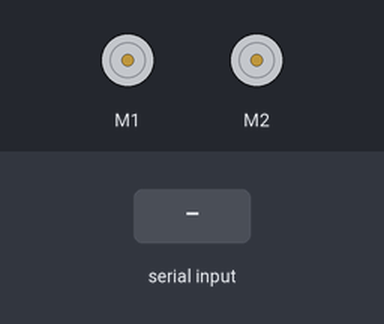
This sketch was run on a simulated Arduino Uno, built with avr-gcc and run on an emulated ATmega328P. On the bench: 2 × DC motor (green arrow = forward, orange = backward, longer = faster). The test bench sets the inputs (shaded band).

Above: at 1.2 s.
1.3 s: "1\n" received over Serial
At 2.9 s:
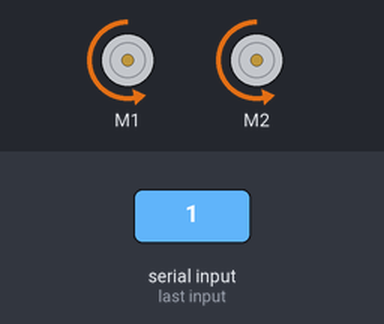
4.3 s: "3\n" received over Serial
At 5.9 s:
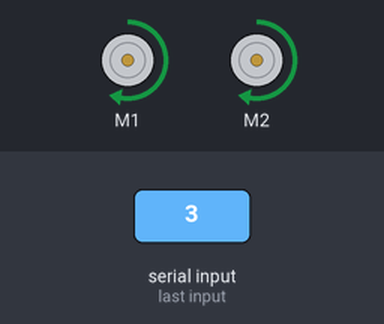
7.3 s: "0\n" received over Serial
At 8.9 s:
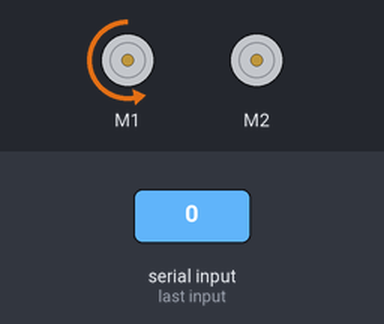
10.3 s: "2\n" received over Serial
At 11.9 s:
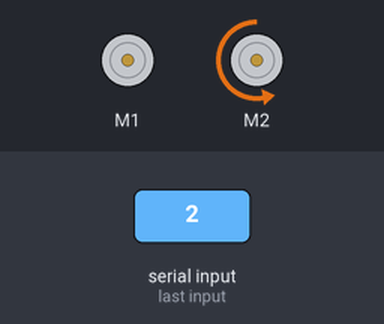
Timing chart, 0 to 13.6 s (numbered marks = the images above; inputs shaded):
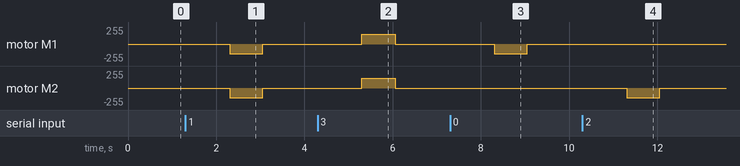

Measured:
- after the input at 1.3 s, motor M1, motor M2: stopped → backward 149/255 after 1.0 s, → stopped 0.75 s later
- after the input at 4.3 s, motor M1, motor M2: stopped → forward 149/255 after 1.0 s, → stopped 0.75 s later
- after the input at 7.3 s, motor M1: stopped → backward 149/255 after 1.0 s, → stopped 0.75 s later
- after the input at 10.3 s, motor M2: stopped → backward 149/255 after 1.0 s, → stopped 0.75 s later

The sketch:

MiBot.ino
```cpp
/* @author: Tomas de Camino Beck
 * @version: 1.0 Jan 2016
 * www.inventoria.org
 * Hecho en Costa Rica
 */

String cmd; //stores commands from serial as string
#include <RedBot.h>

RedBotMotor motors;

void setup()
{
  Serial.begin(9600);//starts serial port
}

void loop()
{
  //1: forward, 3: backward, 0:left, 2:right
  char inChar;// variable for current command
  for (int i = 0; i < cmd.length(); i++) {
    inChar = cmd[i];//reads command from string
    if (inChar == '1') {
      motors.drive(-150);
      delay(750);
    }
    if (inChar == '3') {
      motors.drive(150);
      delay(750);
    }
    if (inChar == '0') {
      motors.leftDrive(-150);
      delay(750);
    }
    if (inChar == '2') {
      motors.rightDrive(-150);
      delay(750);
    }
    motors.brake();
    delay(300);//waits so it each command are seen as discrete moves
  }
  cmd = "";//clears command string to get ready for next

}

void serialEvent() {
  //reads serial data and stores it as string in global
  //variable cmd. Commad sequences are separated by new line
  if (Serial.available())
  {
    cmd = Serial.readStringUntil('/n');

  }
}
```
